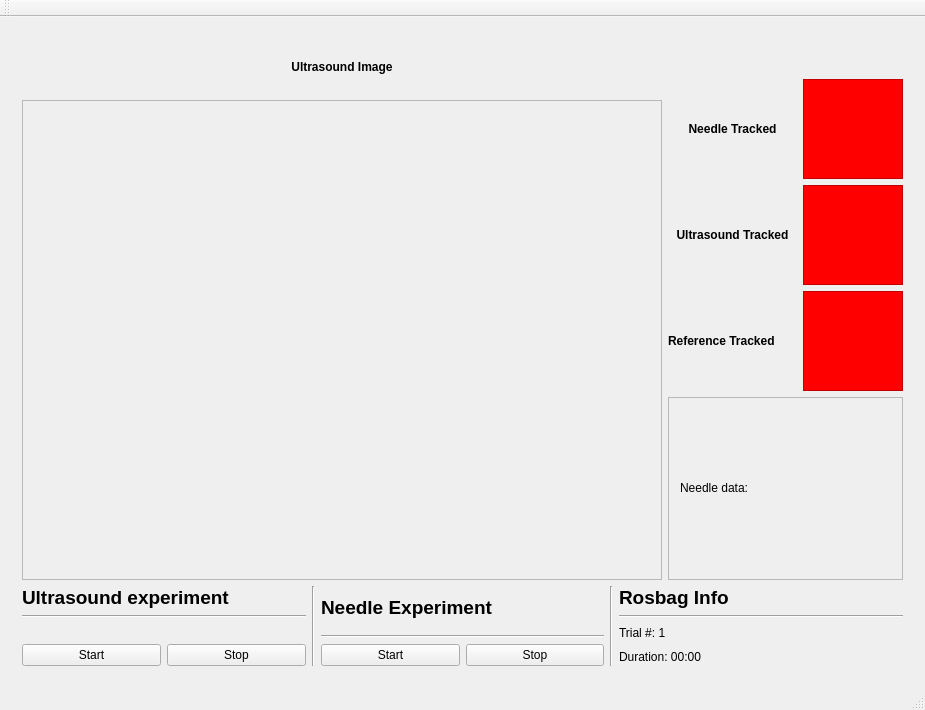
<?xml version="1.0" encoding="UTF-8"?>
<ui version="4.0">
 <class>PigLabGui</class>
 <widget class="QMainWindow" name="PigLabGui">
  <property name="geometry">
   <rect>
    <x>0</x>
    <y>0</y>
    <width>925</width>
    <height>710</height>
   </rect>
  </property>
  <property name="windowTitle">
   <string>PigLabGui</string>
  </property>
  <widget class="QWidget" name="centralWidget">
   <property name="sizePolicy">
    <sizepolicy hsizetype="Expanding" vsizetype="Expanding">
     <horstretch>0</horstretch>
     <verstretch>0</verstretch>
    </sizepolicy>
   </property>
   <layout class="QGridLayout" name="gridLayout">
    <item row="0" column="0">
     <widget class="QWidget" name="verticalWidget_7" native="true">
      <property name="sizePolicy">
       <sizepolicy hsizetype="Expanding" vsizetype="Expanding">
        <horstretch>0</horstretch>
        <verstretch>0</verstretch>
       </sizepolicy>
      </property>
      <layout class="QVBoxLayout" name="verticalLayout_11">
       <item>
        <layout class="QHBoxLayout" name="horizontalLayout_7">
         <item>
          <layout class="QVBoxLayout" name="verticalLayout_10">
           <item>
            <widget class="QLabel" name="label_10">
             <property name="sizePolicy">
              <sizepolicy hsizetype="Preferred" vsizetype="Minimum">
               <horstretch>0</horstretch>
               <verstretch>0</verstretch>
              </sizepolicy>
             </property>
             <property name="font">
              <font>
               <weight>75</weight>
               <bold>true</bold>
              </font>
             </property>
             <property name="text">
              <string>Ultrasound Image</string>
             </property>
             <property name="alignment">
              <set>Qt::AlignCenter</set>
             </property>
            </widget>
           </item>
           <item>
            <widget class="QFrame" name="ui_cvFrame">
             <property name="sizePolicy">
              <sizepolicy hsizetype="Preferred" vsizetype="MinimumExpanding">
               <horstretch>0</horstretch>
               <verstretch>0</verstretch>
              </sizepolicy>
             </property>
             <property name="minimumSize">
              <size>
               <width>640</width>
               <height>480</height>
              </size>
             </property>
             <property name="maximumSize">
              <size>
               <width>640</width>
               <height>480</height>
              </size>
             </property>
             <property name="frameShape">
              <enum>QFrame::StyledPanel</enum>
             </property>
             <property name="frameShadow">
              <enum>QFrame::Raised</enum>
             </property>
            </widget>
           </item>
          </layout>
         </item>
         <item>
          <layout class="QVBoxLayout" name="verticalLayout_7">
           <property name="topMargin">
            <number>40</number>
           </property>
           <property name="bottomMargin">
            <number>0</number>
           </property>
           <item>
            <layout class="QGridLayout" name="gridLayout_2">
             <item row="1" column="0">
              <widget class="QLabel" name="label_5">
               <property name="sizePolicy">
                <sizepolicy hsizetype="Preferred" vsizetype="Minimum">
                 <horstretch>0</horstretch>
                 <verstretch>0</verstretch>
                </sizepolicy>
               </property>
               <property name="font">
                <font>
                 <weight>75</weight>
                 <bold>true</bold>
                </font>
               </property>
               <property name="text">
                <string>Ultrasound Tracked</string>
               </property>
               <property name="alignment">
                <set>Qt::AlignCenter</set>
               </property>
              </widget>
             </item>
             <item row="0" column="1">
              <widget class="QFrame" name="ui_needleValid">
               <property name="sizePolicy">
                <sizepolicy hsizetype="Preferred" vsizetype="Preferred">
                 <horstretch>0</horstretch>
                 <verstretch>0</verstretch>
                </sizepolicy>
               </property>
               <property name="minimumSize">
                <size>
                 <width>100</width>
                 <height>100</height>
                </size>
               </property>
               <property name="maximumSize">
                <size>
                 <width>100</width>
                 <height>100</height>
                </size>
               </property>
               <property name="styleSheet">
                <string notr="true">background-color:red;</string>
               </property>
               <property name="frameShape">
                <enum>QFrame::StyledPanel</enum>
               </property>
               <property name="frameShadow">
                <enum>QFrame::Raised</enum>
               </property>
              </widget>
             </item>
             <item row="1" column="1">
              <widget class="QFrame" name="ui_ultrasoundValid">
               <property name="sizePolicy">
                <sizepolicy hsizetype="Minimum" vsizetype="Minimum">
                 <horstretch>0</horstretch>
                 <verstretch>0</verstretch>
                </sizepolicy>
               </property>
               <property name="minimumSize">
                <size>
                 <width>100</width>
                 <height>100</height>
                </size>
               </property>
               <property name="maximumSize">
                <size>
                 <width>100</width>
                 <height>100</height>
                </size>
               </property>
               <property name="styleSheet">
                <string notr="true">background-color:red;</string>
               </property>
               <property name="frameShape">
                <enum>QFrame::StyledPanel</enum>
               </property>
               <property name="frameShadow">
                <enum>QFrame::Raised</enum>
               </property>
               <zorder>label_5</zorder>
               <zorder>ui_refValid</zorder>
              </widget>
             </item>
             <item row="0" column="0">
              <widget class="QLabel" name="label_6">
               <property name="sizePolicy">
                <sizepolicy hsizetype="Minimum" vsizetype="Preferred">
                 <horstretch>0</horstretch>
                 <verstretch>0</verstretch>
                </sizepolicy>
               </property>
               <property name="font">
                <font>
                 <weight>75</weight>
                 <bold>true</bold>
                </font>
               </property>
               <property name="text">
                <string>Needle Tracked</string>
               </property>
               <property name="alignment">
                <set>Qt::AlignCenter</set>
               </property>
              </widget>
             </item>
             <item row="2" column="1">
              <widget class="QFrame" name="ui_refValid">
               <property name="sizePolicy">
                <sizepolicy hsizetype="Minimum" vsizetype="Minimum">
                 <horstretch>0</horstretch>
                 <verstretch>0</verstretch>
                </sizepolicy>
               </property>
               <property name="minimumSize">
                <size>
                 <width>100</width>
                 <height>100</height>
                </size>
               </property>
               <property name="maximumSize">
                <size>
                 <width>100</width>
                 <height>100</height>
                </size>
               </property>
               <property name="styleSheet">
                <string notr="true">background-color:red;</string>
               </property>
               <property name="frameShape">
                <enum>QFrame::StyledPanel</enum>
               </property>
               <property name="frameShadow">
                <enum>QFrame::Raised</enum>
               </property>
              </widget>
             </item>
             <item row="2" column="0">
              <widget class="QLabel" name="label_7">
               <property name="font">
                <font>
                 <weight>75</weight>
                 <bold>true</bold>
                </font>
               </property>
               <property name="text">
                <string>Reference Tracked</string>
               </property>
              </widget>
             </item>
            </layout>
           </item>
           <item>
            <widget class="QFrame" name="frame">
             <property name="frameShape">
              <enum>QFrame::StyledPanel</enum>
             </property>
             <property name="frameShadow">
              <enum>QFrame::Raised</enum>
             </property>
             <layout class="QVBoxLayout" name="verticalLayout_4">
              <item>
               <widget class="QLabel" name="needleData">
                <property name="maximumSize">
                 <size>
                  <width>16777215</width>
                  <height>100</height>
                 </size>
                </property>
                <property name="text">
                 <string>Needle data:</string>
                </property>
               </widget>
              </item>
             </layout>
            </widget>
           </item>
          </layout>
         </item>
        </layout>
       </item>
       <item>
        <layout class="QHBoxLayout" name="horizontalLayout">
         <item>
          <layout class="QVBoxLayout" name="verticalLayout_2">
           <item>
            <widget class="QLabel" name="label">
             <property name="sizePolicy">
              <sizepolicy hsizetype="Preferred" vsizetype="Minimum">
               <horstretch>0</horstretch>
               <verstretch>0</verstretch>
              </sizepolicy>
             </property>
             <property name="font">
              <font>
               <pointsize>14</pointsize>
               <weight>75</weight>
               <bold>true</bold>
              </font>
             </property>
             <property name="text">
              <string>Ultrasound experiment</string>
             </property>
             <property name="scaledContents">
              <bool>true</bool>
             </property>
            </widget>
           </item>
           <item>
            <widget class="Line" name="line">
             <property name="orientation">
              <enum>Qt::Horizontal</enum>
             </property>
            </widget>
           </item>
           <item>
            <widget class="QLabel" name="label_2">
             <property name="text">
              <string>  </string>
             </property>
            </widget>
           </item>
           <item>
            <layout class="QHBoxLayout" name="horizontalLayout_3">
             <item>
              <widget class="QPushButton" name="ui_startUltrasound">
               <property name="text">
                <string>Start</string>
               </property>
              </widget>
             </item>
             <item>
              <widget class="QPushButton" name="ui_stopUltrasound">
               <property name="text">
                <string>Stop</string>
               </property>
              </widget>
             </item>
            </layout>
           </item>
          </layout>
         </item>
         <item>
          <widget class="Line" name="line_3">
           <property name="orientation">
            <enum>Qt::Vertical</enum>
           </property>
          </widget>
         </item>
         <item>
          <layout class="QVBoxLayout" name="verticalLayout_3">
           <item>
            <widget class="QLabel" name="label_3">
             <property name="font">
              <font>
               <pointsize>14</pointsize>
               <weight>75</weight>
               <bold>true</bold>
              </font>
             </property>
             <property name="text">
              <string>Needle Experiment</string>
             </property>
            </widget>
           </item>
           <item>
            <widget class="Line" name="line_2">
             <property name="orientation">
              <enum>Qt::Horizontal</enum>
             </property>
            </widget>
           </item>
           <item>
            <layout class="QHBoxLayout" name="horizontalLayout_4"/>
           </item>
           <item>
            <layout class="QHBoxLayout" name="horizontalLayout_5">
             <item>
              <widget class="QPushButton" name="ui_startBioimpedance">
               <property name="text">
                <string>Start</string>
               </property>
              </widget>
             </item>
             <item>
              <widget class="QPushButton" name="ui_stopBioimpedance">
               <property name="text">
                <string>Stop</string>
               </property>
              </widget>
             </item>
            </layout>
           </item>
          </layout>
         </item>
         <item>
          <widget class="Line" name="line_4">
           <property name="orientation">
            <enum>Qt::Vertical</enum>
           </property>
          </widget>
         </item>
         <item>
          <layout class="QVBoxLayout" name="verticalLayout_8">
           <item>
            <widget class="QLabel" name="label_4">
             <property name="font">
              <font>
               <pointsize>14</pointsize>
               <weight>75</weight>
               <bold>true</bold>
              </font>
             </property>
             <property name="text">
              <string>Rosbag Info</string>
             </property>
            </widget>
           </item>
           <item>
            <widget class="Line" name="line_5">
             <property name="orientation">
              <enum>Qt::Horizontal</enum>
             </property>
            </widget>
           </item>
           <item>
            <widget class="QLabel" name="ui_trialNo">
             <property name="text">
              <string>Trial #: 1</string>
             </property>
            </widget>
           </item>
           <item>
            <widget class="QLabel" name="ui_duration">
             <property name="text">
              <string>Duration: 00:00</string>
             </property>
            </widget>
           </item>
          </layout>
         </item>
        </layout>
       </item>
      </layout>
     </widget>
    </item>
   </layout>
   <zorder>frame_4</zorder>
   <zorder>frame_4</zorder>
   <zorder>verticalWidget_7</zorder>
  </widget>
  <widget class="QMenuBar" name="menuBar">
   <property name="geometry">
    <rect>
     <x>0</x>
     <y>0</y>
     <width>925</width>
     <height>25</height>
    </rect>
   </property>
  </widget>
  <widget class="QToolBar" name="mainToolBar">
   <attribute name="toolBarArea">
    <enum>TopToolBarArea</enum>
   </attribute>
   <attribute name="toolBarBreak">
    <bool>false</bool>
   </attribute>
  </widget>
  <widget class="QStatusBar" name="statusBar"/>
 </widget>
 <layoutdefault spacing="6" margin="11"/>
 <resources/>
 <connections/>
</ui>
